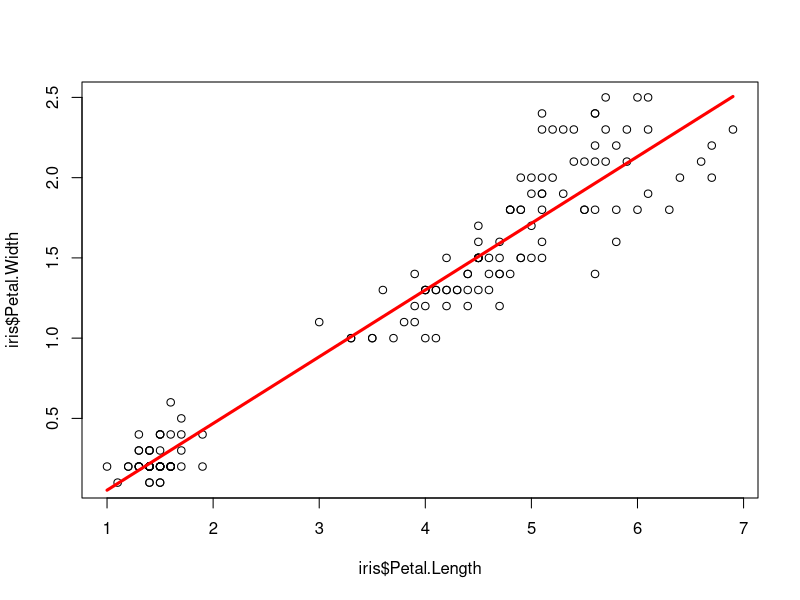

Generate this figure with R:
data(iris)
head(iris)

# Create a scatterplot
plot(
  x = iris$Petal.Length, 
  y = iris$Petal.Width,)

# Create a linear regression model
model <- lm(
  formula = Petal.Width ~ Petal.Length,
  data = iris)

summary(model)

# Draw a regression line on plot
lines(
  x = iris$Petal.Length,
  y = model$fitted, 
  col = "red",
  lwd = 3)

# Get correlation coefficient
cor(
  x = iris$Petal.Length,
  y = iris$Petal.Width)

# Predict new values from the model
predict(
  object = model, 
  newdata = data.frame(
    Petal.Length = c(2, 5, 7)))
